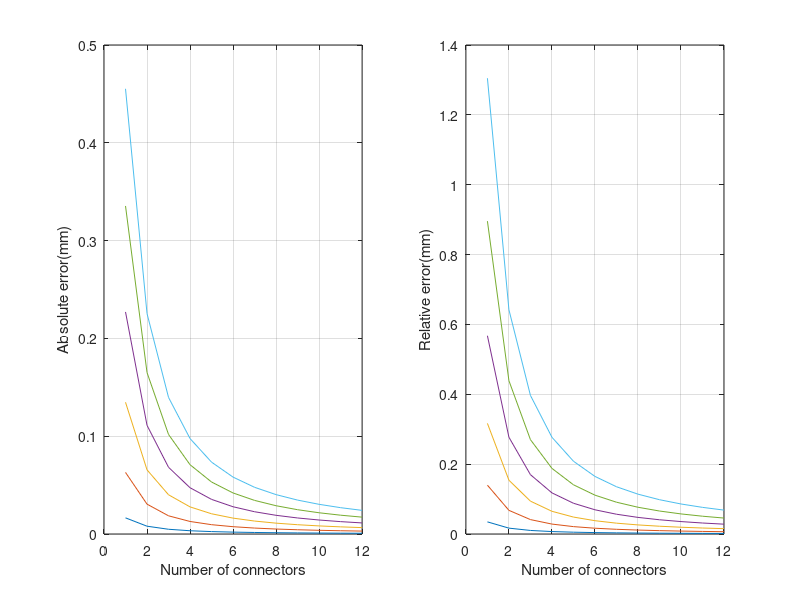

The MATLAB source for this figure:
clear;clc;
%% Parameter Define
%%%%%%%%%%%%%%%%%%%%%%%%%%%%%%%%%%%%%%%%%%%%%%%%%%%%%%%%%%%%%%%%%%%%%%%%%%%
% Sr: the arc length of the bending curve                                 %
% r:  the distance between the central axis of the cable guiding hole on  %
%     the connector and the central axis of the connector                 %
% d:  the thickness of the cross-shaped sheet                             %
% R1: the radius of the bending curve                                     %
% l1: the ideal length of the driving cable 1 between the bottom plane    %
%     of the upper connector and the top plane of the lower connector     %
% Ea: the absolute error                                                  %
% Er: the relative error                                                  %
%%%%%%%%%%%%%%%%%%%%%%%%%%%%%%%%%%%%%%%%%%%%%%%%%%%%%%%%%%%%%%%%%%%%%%%%%%% 
length_mm=100;
Sr=0.5*length_mm; 
r=0.14*length_mm; 
d=0.015*length_mm; 
%% Assumption Calculation
for n=1:1:12 % Assume the number of the connectors is n
    for i = 1:1:6
        alpha1=i*10*pi/180;
        R1=Sr/alpha1; 
        S1=(R1-r)*alpha1; 
        l1=2*(n+1)*(R1-r)*sin( ...
            alpha1/(2*(n+1)))-(n+1)*((n*d/(n+1))/sin((pi-alpha1/(n+1))/2 ...
            )-n*d/(n+1));
        % calculate absolute error
        E(i).Ea(n,1) = S1-l1; 
        %E(i).Ea(n,2) = n;
        % calculate relative error 
        E(i).Er(n,1) = (E(i).Ea(n,1)/l1)*100;  
        %E(i).Er(n,2) = n;
    end
end
%% Figure Plot
figure;
subplot(1,2,1);
for i = 1:1:6
    plot(E(i).Ea);
    hold on;
end
xlabel('Number of connectors');
ylabel('Absolute error(mm)');
grid on;
subplot(1,2,2);
for i = 1:1:6
    plot(E(i).Er);
    hold on;
end
xlabel('Number of connectors');
ylabel('Relative error(mm)');
grid on;
    
